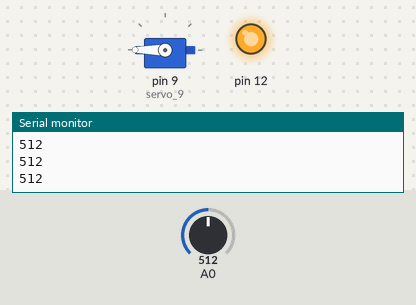
A sketch run on a simulated Arduino Uno, built with avr-gcc and run on an emulated ATmega328P. Parts: servo, output pins drawn as LEDs (lit = HIGH), the last lines printed to the serial monitor. Inputs (shaded band) come from the test bench; at power-on: A0 = 512.

Above: at 1.2 s.
1.3 s: A0 set to 310
2.8 s: A0 set to 283
At 3.7 s:
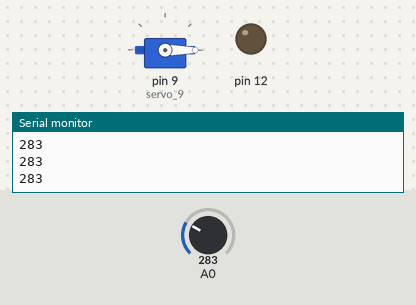
4.3 s: A0 set to 306
At 5.0 s:
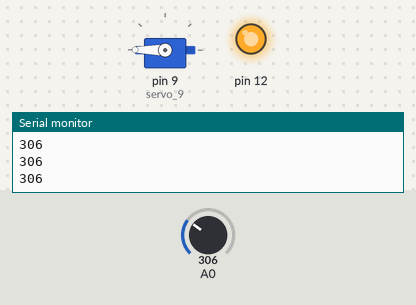
5.8 s: A0 set to 290
At 6.3 s:
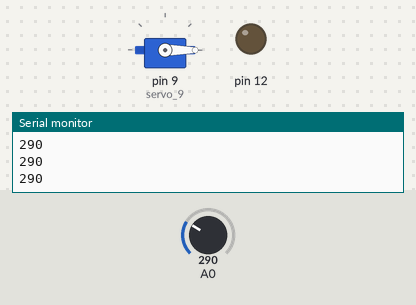
Timing chart, 0 to 8.3 s (numbered marks = the images above; inputs shaded):
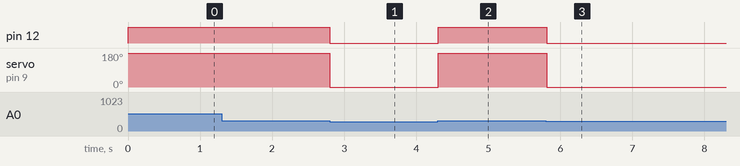

The sketch:

Force_Sensor.ino
```cpp
// C++ code
//
#include <Servo.h>

int PIR = 0;

int soilmoisture = 0;

int flex = 0;

int LDR = 0;

int Force = 0;

Servo servo_9;

void setup()
{
  pinMode(A0, INPUT);
  Serial.begin(9600);
  pinMode(12, OUTPUT);
  servo_9.attach(9, 500, 2500);
}

void loop()
{
  Force = analogRead(A0);
  Serial.println(Force);
  if (Force >= 300) {
    digitalWrite(12, HIGH);
    servo_9.write(180);
  } else {
    digitalWrite(12, LOW);
    servo_9.write(0);
  }

  soilmoisture;
  delay(10); // Delay a little bit to improve simulation performance
}
```

Measured:
- the behaviour switches between 300 and 299 on A0 (found by bisection; images 0 and 1)
- after the input at 2.8 s, pin 12: HIGH → LOW at once; servo on pin 9 (servo_9): 180° → 0° at once
- after the input at 4.3 s, pin 12: LOW → HIGH at once; servo on pin 9 (servo_9): 0° → 180° at once
- after the input at 5.8 s, pin 12: HIGH → LOW at once; servo on pin 9 (servo_9): 180° → 0° at once
